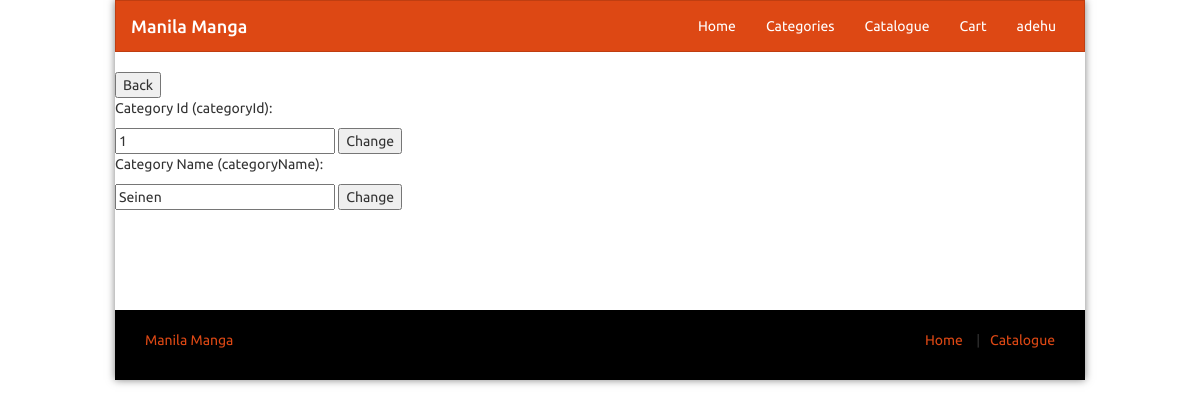
The app's page /mngctg1.php?id=1 (signed in) with its own data.
### tables this page shows
CREATE TABLE "users" (
	"userId"	INTEGER NOT NULL UNIQUE,
	"username"	TEXT,
	"password"	TEXT,
	"isAdmin"	INTEGER DEFAULT 0,
	PRIMARY KEY("userId" AUTOINCREMENT)
);

CREATE TABLE "categories" (
	"categoryId"	INTEGER NOT NULL UNIQUE,
	"categoryName"	TEXT,
	PRIMARY KEY("categoryId" AUTOINCREMENT)
);

### mngctg1.php (the view, shortened to what this page needs)
<?php session_start();
include('navbar.php');
echo'<button onclick="history.go(-1);">Back </button>';
$categoryId=$_GET['id'];
$categoriesDataQuery='SELECT * FROM categories WHERE categoryId='.$categoryId.'';
$categoryData=$db->query($categoriesDataQuery)->fetchArray();
echo'
<form method="POST">
<div class="admp">
<p>Category Id (categoryId):</p>
<input type="text" name="changeCategoryId" value="'.$categoryData['categoryId'].'">
<button type="submit">Change</button>
<p>Category Name (categoryName):</p>
<input type="text" name="changeCategoryName" value="'.$categoryData['categoryName'].'">
<button type="submit">Change</button>
</div>
</form>';
include ('footer.php');
unset($db);?>

### navbar.php (shortened to what this page needs)
<?php echo '<!doctype html>
<head>
    <link defer rel="stylesheet" href="bootstrap.min.css"/>
    <link rel="stylesheet" href="style2.css"/>
</head>
<head>
    <link defer rel="stylesheet" href="bootstrap.min.css"/>
    <link rel="stylesheet" href="style2.css"/>
</head>
<body class="layout-boxed">
    <div class="wrapper">
        <nav class="navbar navbar-default" role="navigation">
            <div class="container">
                <div class="navbar-header">
                    <h1 class="" style="margin:0;">
                        <a class="navbar-brand" href="index.php">
                            Manila Manga
                        </a>
                    </h1>
                </div>
                <div class="collapse navbar-collapse" id="navbar-menu">
                    <ul class="nav navbar-nav  navbar-right">
                        <li>
                            <a href="index.php" title="Home">
                                Home
                            </a>
                        </li>
                        <li>
                            <a href="categories.php" title="Categories">
                                Categories
                            </a>
                        </li>
                        <li>
                            <a href="catalogue.php" title="Catalogue Mangas">
                                Catalogue
                            </a>
                        </li>
                        <li>
                            <a href="cart.php" title="Cart">
                                Cart
                            </a>
                        </li>';
        if(isset($_SESSION['userId'])) {
            $db=new SQLite3('r209-db-01.sqlite');
            $id=$_SESSION['userId'];
            $getUsername='SELECT * FROM users WHERE userId = '.$id.'';
            $querry=$db->query($getUsername);
            $username=$querry->fetchArray();
            echo '<li>
                    <a href="user.php">'.$username[1].'</a>
                </li>';
        }
        echo '</a>
                        </li>
                    </ul>
                </div>
            </div>
            </nav>';
?>

### style2.css (style rules this page uses)
.layout-boxed { background: url(605743.jpg) repeat fixed }
.layout-boxed .container { max-width: 970px }
.layout-boxed .wrapper { background-color: #fff; max-width: 970px; margin: 0 auto; box-shadow: 0 0 8px rgba(0, 0, 0, .5); position: relative }
.navbar-default { border-radius: 0 }
ul { list-style: none; padding: 0; margin: 0 }

### records on screen
users: username "adehu"
categories: changeCategoryId "1", changeCategoryName "Seinen"
